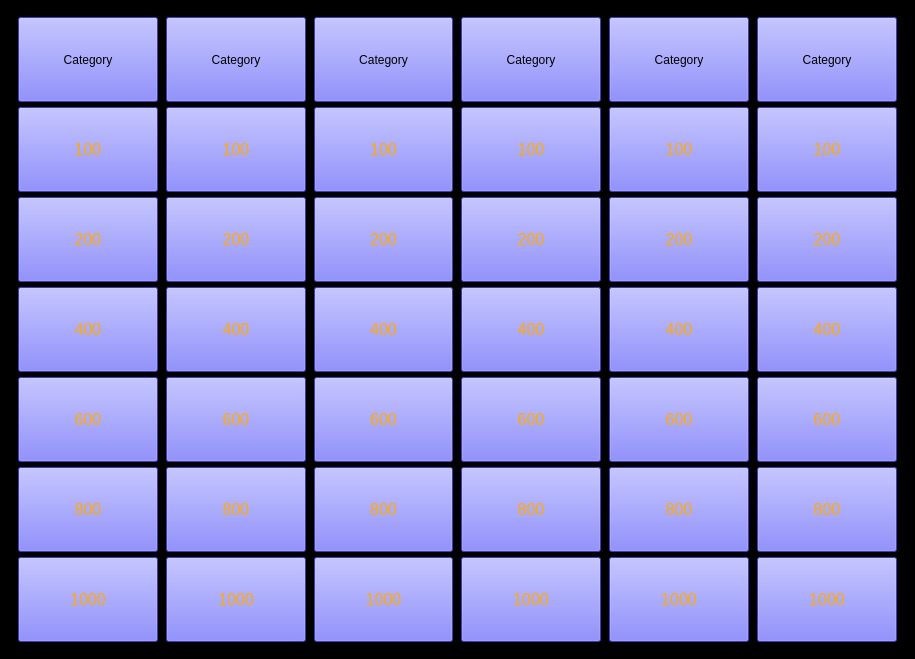
<?xml version="1.0" encoding="UTF-8"?>
<ui version="4.0">
 <class>MainWindow</class>
 <widget class="QMainWindow" name="MainWindow">
  <property name="geometry">
   <rect>
    <x>0</x>
    <y>0</y>
    <width>915</width>
    <height>659</height>
   </rect>
  </property>
  <property name="windowTitle">
   <string>Jeopardy!</string>
  </property>
  <widget class="QWidget" name="centralwidget">
   <property name="styleSheet">
    <string notr="true">background-color: rgb(0, 0, 0);</string>
   </property>
   <layout class="QVBoxLayout" name="verticalLayout_6">
    <item>
     <widget class="QFrame" name="main_frame">
      <property name="frameShape">
       <enum>QFrame::StyledPanel</enum>
      </property>
      <property name="frameShadow">
       <enum>QFrame::Raised</enum>
      </property>
      <layout class="QHBoxLayout" name="horizontalLayout">
       <property name="spacing">
        <number>4</number>
       </property>
       <property name="leftMargin">
        <number>6</number>
       </property>
       <property name="topMargin">
        <number>6</number>
       </property>
       <property name="rightMargin">
        <number>6</number>
       </property>
       <property name="bottomMargin">
        <number>6</number>
       </property>
       <item>
        <widget class="QFrame" name="category_frame">
         <property name="frameShape">
          <enum>QFrame::StyledPanel</enum>
         </property>
         <property name="frameShadow">
          <enum>QFrame::Raised</enum>
         </property>
         <layout class="QVBoxLayout" name="verticalLayout">
          <property name="spacing">
           <number>5</number>
          </property>
          <property name="leftMargin">
           <number>1</number>
          </property>
          <property name="topMargin">
           <number>0</number>
          </property>
          <property name="rightMargin">
           <number>1</number>
          </property>
          <property name="bottomMargin">
           <number>0</number>
          </property>
          <item>
           <widget class="QPushButton" name="category_header_1">
            <property name="sizePolicy">
             <sizepolicy hsizetype="Preferred" vsizetype="Preferred">
              <horstretch>0</horstretch>
              <verstretch>0</verstretch>
             </sizepolicy>
            </property>
            <property name="autoFillBackground">
             <bool>false</bool>
            </property>
            <property name="styleSheet">
             <string notr="true">background-color: rgb(85, 85, 255);</string>
            </property>
            <property name="text">
             <string>Category</string>
            </property>
           </widget>
          </item>
          <item>
           <widget class="QPushButton" name="question_1">
            <property name="sizePolicy">
             <sizepolicy hsizetype="Preferred" vsizetype="Preferred">
              <horstretch>0</horstretch>
              <verstretch>0</verstretch>
             </sizepolicy>
            </property>
            <property name="font">
             <font>
              <pointsize>12</pointsize>
             </font>
            </property>
            <property name="styleSheet">
             <string notr="true">background-color: rgb(85, 85, 255);
color: rgb(255, 170, 0);</string>
            </property>
            <property name="text">
             <string>100</string>
            </property>
           </widget>
          </item>
          <item>
           <widget class="QPushButton" name="question_2">
            <property name="sizePolicy">
             <sizepolicy hsizetype="Preferred" vsizetype="Preferred">
              <horstretch>0</horstretch>
              <verstretch>0</verstretch>
             </sizepolicy>
            </property>
            <property name="font">
             <font>
              <pointsize>12</pointsize>
             </font>
            </property>
            <property name="styleSheet">
             <string notr="true">background-color: rgb(85, 85, 255);
color: rgb(255, 170, 0);</string>
            </property>
            <property name="text">
             <string>200</string>
            </property>
           </widget>
          </item>
          <item>
           <widget class="QPushButton" name="question_3">
            <property name="sizePolicy">
             <sizepolicy hsizetype="Preferred" vsizetype="Preferred">
              <horstretch>0</horstretch>
              <verstretch>0</verstretch>
             </sizepolicy>
            </property>
            <property name="font">
             <font>
              <pointsize>12</pointsize>
             </font>
            </property>
            <property name="styleSheet">
             <string notr="true">background-color: rgb(85, 85, 255);
color: rgb(255, 170, 0);</string>
            </property>
            <property name="text">
             <string>400</string>
            </property>
           </widget>
          </item>
          <item>
           <widget class="QPushButton" name="question_4">
            <property name="sizePolicy">
             <sizepolicy hsizetype="Preferred" vsizetype="Preferred">
              <horstretch>0</horstretch>
              <verstretch>0</verstretch>
             </sizepolicy>
            </property>
            <property name="font">
             <font>
              <pointsize>12</pointsize>
             </font>
            </property>
            <property name="styleSheet">
             <string notr="true">background-color: rgb(85, 85, 255);
color: rgb(255, 170, 0);</string>
            </property>
            <property name="text">
             <string>600</string>
            </property>
           </widget>
          </item>
          <item>
           <widget class="QPushButton" name="question_5">
            <property name="sizePolicy">
             <sizepolicy hsizetype="Preferred" vsizetype="Preferred">
              <horstretch>0</horstretch>
              <verstretch>0</verstretch>
             </sizepolicy>
            </property>
            <property name="font">
             <font>
              <pointsize>12</pointsize>
             </font>
            </property>
            <property name="styleSheet">
             <string notr="true">background-color: rgb(85, 85, 255);
color: rgb(255, 170, 0);</string>
            </property>
            <property name="text">
             <string>800</string>
            </property>
           </widget>
          </item>
          <item>
           <widget class="QPushButton" name="question_6">
            <property name="sizePolicy">
             <sizepolicy hsizetype="Preferred" vsizetype="Preferred">
              <horstretch>0</horstretch>
              <verstretch>0</verstretch>
             </sizepolicy>
            </property>
            <property name="font">
             <font>
              <pointsize>12</pointsize>
             </font>
            </property>
            <property name="styleSheet">
             <string notr="true">background-color: rgb(85, 85, 255);
color: rgb(255, 170, 0);</string>
            </property>
            <property name="text">
             <string>1000</string>
            </property>
           </widget>
          </item>
         </layout>
        </widget>
       </item>
       <item>
        <widget class="QFrame" name="category_frame_2">
         <property name="frameShape">
          <enum>QFrame::StyledPanel</enum>
         </property>
         <property name="frameShadow">
          <enum>QFrame::Raised</enum>
         </property>
         <layout class="QVBoxLayout" name="verticalLayout_8">
          <property name="spacing">
           <number>5</number>
          </property>
          <property name="leftMargin">
           <number>1</number>
          </property>
          <property name="topMargin">
           <number>0</number>
          </property>
          <property name="rightMargin">
           <number>1</number>
          </property>
          <property name="bottomMargin">
           <number>0</number>
          </property>
          <item>
           <widget class="QPushButton" name="category_header_2">
            <property name="sizePolicy">
             <sizepolicy hsizetype="Preferred" vsizetype="Preferred">
              <horstretch>0</horstretch>
              <verstretch>0</verstretch>
             </sizepolicy>
            </property>
            <property name="styleSheet">
             <string notr="true">background-color: rgb(85, 85, 255);</string>
            </property>
            <property name="text">
             <string>Category</string>
            </property>
           </widget>
          </item>
          <item>
           <widget class="QPushButton" name="question_7">
            <property name="sizePolicy">
             <sizepolicy hsizetype="Preferred" vsizetype="Preferred">
              <horstretch>0</horstretch>
              <verstretch>0</verstretch>
             </sizepolicy>
            </property>
            <property name="font">
             <font>
              <pointsize>12</pointsize>
             </font>
            </property>
            <property name="styleSheet">
             <string notr="true">background-color: rgb(85, 85, 255);
color: rgb(255, 170, 0);</string>
            </property>
            <property name="text">
             <string>100</string>
            </property>
           </widget>
          </item>
          <item>
           <widget class="QPushButton" name="question_8">
            <property name="sizePolicy">
             <sizepolicy hsizetype="Preferred" vsizetype="Preferred">
              <horstretch>0</horstretch>
              <verstretch>0</verstretch>
             </sizepolicy>
            </property>
            <property name="font">
             <font>
              <pointsize>12</pointsize>
             </font>
            </property>
            <property name="styleSheet">
             <string notr="true">background-color: rgb(85, 85, 255);
color: rgb(255, 170, 0);</string>
            </property>
            <property name="text">
             <string>200</string>
            </property>
           </widget>
          </item>
          <item>
           <widget class="QPushButton" name="question_9">
            <property name="sizePolicy">
             <sizepolicy hsizetype="Preferred" vsizetype="Preferred">
              <horstretch>0</horstretch>
              <verstretch>0</verstretch>
             </sizepolicy>
            </property>
            <property name="font">
             <font>
              <pointsize>12</pointsize>
             </font>
            </property>
            <property name="styleSheet">
             <string notr="true">background-color: rgb(85, 85, 255);
color: rgb(255, 170, 0);</string>
            </property>
            <property name="text">
             <string>400</string>
            </property>
           </widget>
          </item>
          <item>
           <widget class="QPushButton" name="question_10">
            <property name="sizePolicy">
             <sizepolicy hsizetype="Preferred" vsizetype="Preferred">
              <horstretch>0</horstretch>
              <verstretch>0</verstretch>
             </sizepolicy>
            </property>
            <property name="font">
             <font>
              <pointsize>12</pointsize>
             </font>
            </property>
            <property name="styleSheet">
             <string notr="true">background-color: rgb(85, 85, 255);
color: rgb(255, 170, 0);</string>
            </property>
            <property name="text">
             <string>600</string>
            </property>
           </widget>
          </item>
          <item>
           <widget class="QPushButton" name="question_11">
            <property name="sizePolicy">
             <sizepolicy hsizetype="Preferred" vsizetype="Preferred">
              <horstretch>0</horstretch>
              <verstretch>0</verstretch>
             </sizepolicy>
            </property>
            <property name="font">
             <font>
              <pointsize>12</pointsize>
             </font>
            </property>
            <property name="styleSheet">
             <string notr="true">background-color: rgb(85, 85, 255);
color: rgb(255, 170, 0);</string>
            </property>
            <property name="text">
             <string>800</string>
            </property>
           </widget>
          </item>
          <item>
           <widget class="QPushButton" name="question_12">
            <property name="sizePolicy">
             <sizepolicy hsizetype="Preferred" vsizetype="Preferred">
              <horstretch>0</horstretch>
              <verstretch>0</verstretch>
             </sizepolicy>
            </property>
            <property name="font">
             <font>
              <pointsize>12</pointsize>
             </font>
            </property>
            <property name="styleSheet">
             <string notr="true">background-color: rgb(85, 85, 255);
color: rgb(255, 170, 0);</string>
            </property>
            <property name="text">
             <string>1000</string>
            </property>
           </widget>
          </item>
         </layout>
        </widget>
       </item>
       <item>
        <widget class="QFrame" name="category_frame_3">
         <property name="frameShape">
          <enum>QFrame::StyledPanel</enum>
         </property>
         <property name="frameShadow">
          <enum>QFrame::Raised</enum>
         </property>
         <layout class="QVBoxLayout" name="verticalLayout_9">
          <property name="spacing">
           <number>5</number>
          </property>
          <property name="leftMargin">
           <number>1</number>
          </property>
          <property name="topMargin">
           <number>0</number>
          </property>
          <property name="rightMargin">
           <number>1</number>
          </property>
          <property name="bottomMargin">
           <number>0</number>
          </property>
          <item>
           <widget class="QPushButton" name="category_header_3">
            <property name="sizePolicy">
             <sizepolicy hsizetype="Preferred" vsizetype="Preferred">
              <horstretch>0</horstretch>
              <verstretch>0</verstretch>
             </sizepolicy>
            </property>
            <property name="styleSheet">
             <string notr="true">background-color: rgb(85, 85, 255);</string>
            </property>
            <property name="text">
             <string>Category</string>
            </property>
           </widget>
          </item>
          <item>
           <widget class="QPushButton" name="question_13">
            <property name="sizePolicy">
             <sizepolicy hsizetype="Preferred" vsizetype="Preferred">
              <horstretch>0</horstretch>
              <verstretch>0</verstretch>
             </sizepolicy>
            </property>
            <property name="font">
             <font>
              <pointsize>12</pointsize>
             </font>
            </property>
            <property name="styleSheet">
             <string notr="true">background-color: rgb(85, 85, 255);
color: rgb(255, 170, 0);</string>
            </property>
            <property name="text">
             <string>100</string>
            </property>
           </widget>
          </item>
          <item>
           <widget class="QPushButton" name="question_14">
            <property name="sizePolicy">
             <sizepolicy hsizetype="Preferred" vsizetype="Preferred">
              <horstretch>0</horstretch>
              <verstretch>0</verstretch>
             </sizepolicy>
            </property>
            <property name="font">
             <font>
              <pointsize>12</pointsize>
             </font>
            </property>
            <property name="styleSheet">
             <string notr="true">background-color: rgb(85, 85, 255);
color: rgb(255, 170, 0);</string>
            </property>
            <property name="text">
             <string>200</string>
            </property>
           </widget>
          </item>
          <item>
           <widget class="QPushButton" name="question_15">
            <property name="sizePolicy">
             <sizepolicy hsizetype="Preferred" vsizetype="Preferred">
              <horstretch>0</horstretch>
              <verstretch>0</verstretch>
             </sizepolicy>
            </property>
            <property name="font">
             <font>
              <pointsize>12</pointsize>
             </font>
            </property>
            <property name="styleSheet">
             <string notr="true">background-color: rgb(85, 85, 255);
color: rgb(255, 170, 0);</string>
            </property>
            <property name="text">
             <string>400</string>
            </property>
           </widget>
          </item>
          <item>
           <widget class="QPushButton" name="question_16">
            <property name="sizePolicy">
             <sizepolicy hsizetype="Preferred" vsizetype="Preferred">
              <horstretch>0</horstretch>
              <verstretch>0</verstretch>
             </sizepolicy>
            </property>
            <property name="font">
             <font>
              <pointsize>12</pointsize>
             </font>
            </property>
            <property name="styleSheet">
             <string notr="true">background-color: rgb(85, 85, 255);
color: rgb(255, 170, 0);</string>
            </property>
            <property name="text">
             <string>600</string>
            </property>
           </widget>
          </item>
          <item>
           <widget class="QPushButton" name="question_17">
            <property name="sizePolicy">
             <sizepolicy hsizetype="Preferred" vsizetype="Preferred">
              <horstretch>0</horstretch>
              <verstretch>0</verstretch>
             </sizepolicy>
            </property>
            <property name="font">
             <font>
              <pointsize>12</pointsize>
             </font>
            </property>
            <property name="styleSheet">
             <string notr="true">background-color: rgb(85, 85, 255);
color: rgb(255, 170, 0);</string>
            </property>
            <property name="text">
             <string>800</string>
            </property>
           </widget>
          </item>
          <item>
           <widget class="QPushButton" name="question_18">
            <property name="sizePolicy">
             <sizepolicy hsizetype="Preferred" vsizetype="Preferred">
              <horstretch>0</horstretch>
              <verstretch>0</verstretch>
             </sizepolicy>
            </property>
            <property name="font">
             <font>
              <pointsize>12</pointsize>
             </font>
            </property>
            <property name="styleSheet">
             <string notr="true">background-color: rgb(85, 85, 255);
color: rgb(255, 170, 0);</string>
            </property>
            <property name="text">
             <string>1000</string>
            </property>
           </widget>
          </item>
         </layout>
        </widget>
       </item>
       <item>
        <widget class="QFrame" name="category_frame_4">
         <property name="frameShape">
          <enum>QFrame::StyledPanel</enum>
         </property>
         <property name="frameShadow">
          <enum>QFrame::Raised</enum>
         </property>
         <layout class="QVBoxLayout" name="verticalLayout_11">
          <property name="spacing">
           <number>5</number>
          </property>
          <property name="leftMargin">
           <number>1</number>
          </property>
          <property name="topMargin">
           <number>0</number>
          </property>
          <property name="rightMargin">
           <number>1</number>
          </property>
          <property name="bottomMargin">
           <number>0</number>
          </property>
          <item>
           <widget class="QPushButton" name="category_header_4">
            <property name="sizePolicy">
             <sizepolicy hsizetype="Preferred" vsizetype="Preferred">
              <horstretch>0</horstretch>
              <verstretch>0</verstretch>
             </sizepolicy>
            </property>
            <property name="styleSheet">
             <string notr="true">background-color: rgb(85, 85, 255);</string>
            </property>
            <property name="text">
             <string>Category</string>
            </property>
           </widget>
          </item>
          <item>
           <widget class="QPushButton" name="question_19">
            <property name="sizePolicy">
             <sizepolicy hsizetype="Preferred" vsizetype="Preferred">
              <horstretch>0</horstretch>
              <verstretch>0</verstretch>
             </sizepolicy>
            </property>
            <property name="font">
             <font>
              <pointsize>12</pointsize>
             </font>
            </property>
            <property name="styleSheet">
             <string notr="true">background-color: rgb(85, 85, 255);
color: rgb(255, 170, 0);</string>
            </property>
            <property name="text">
             <string>100</string>
            </property>
           </widget>
          </item>
          <item>
           <widget class="QPushButton" name="question_20">
            <property name="sizePolicy">
             <sizepolicy hsizetype="Preferred" vsizetype="Preferred">
              <horstretch>0</horstretch>
              <verstretch>0</verstretch>
             </sizepolicy>
            </property>
            <property name="font">
             <font>
              <pointsize>12</pointsize>
             </font>
            </property>
            <property name="styleSheet">
             <string notr="true">background-color: rgb(85, 85, 255);
color: rgb(255, 170, 0);</string>
            </property>
            <property name="text">
             <string>200</string>
            </property>
           </widget>
          </item>
          <item>
           <widget class="QPushButton" name="question_21">
            <property name="sizePolicy">
             <sizepolicy hsizetype="Preferred" vsizetype="Preferred">
              <horstretch>0</horstretch>
              <verstretch>0</verstretch>
             </sizepolicy>
            </property>
            <property name="font">
             <font>
              <pointsize>12</pointsize>
             </font>
            </property>
            <property name="styleSheet">
             <string notr="true">background-color: rgb(85, 85, 255);
color: rgb(255, 170, 0);</string>
            </property>
            <property name="text">
             <string>400</string>
            </property>
           </widget>
          </item>
          <item>
           <widget class="QPushButton" name="question_22">
            <property name="sizePolicy">
             <sizepolicy hsizetype="Preferred" vsizetype="Preferred">
              <horstretch>0</horstretch>
              <verstretch>0</verstretch>
             </sizepolicy>
            </property>
            <property name="font">
             <font>
              <pointsize>12</pointsize>
             </font>
            </property>
            <property name="styleSheet">
             <string notr="true">background-color: rgb(85, 85, 255);
color: rgb(255, 170, 0);</string>
            </property>
            <property name="text">
             <string>600</string>
            </property>
           </widget>
          </item>
          <item>
           <widget class="QPushButton" name="question_23">
            <property name="sizePolicy">
             <sizepolicy hsizetype="Preferred" vsizetype="Preferred">
              <horstretch>0</horstretch>
              <verstretch>0</verstretch>
             </sizepolicy>
            </property>
            <property name="font">
             <font>
              <pointsize>12</pointsize>
             </font>
            </property>
            <property name="styleSheet">
             <string notr="true">background-color: rgb(85, 85, 255);
color: rgb(255, 170, 0);</string>
            </property>
            <property name="text">
             <string>800</string>
            </property>
           </widget>
          </item>
          <item>
           <widget class="QPushButton" name="question_24">
            <property name="sizePolicy">
             <sizepolicy hsizetype="Preferred" vsizetype="Preferred">
              <horstretch>0</horstretch>
              <verstretch>0</verstretch>
             </sizepolicy>
            </property>
            <property name="font">
             <font>
              <pointsize>12</pointsize>
             </font>
            </property>
            <property name="styleSheet">
             <string notr="true">background-color: rgb(85, 85, 255);
color: rgb(255, 170, 0);</string>
            </property>
            <property name="text">
             <string>1000</string>
            </property>
           </widget>
          </item>
         </layout>
        </widget>
       </item>
       <item>
        <widget class="QFrame" name="category_frame_5">
         <property name="frameShape">
          <enum>QFrame::StyledPanel</enum>
         </property>
         <property name="frameShadow">
          <enum>QFrame::Raised</enum>
         </property>
         <layout class="QVBoxLayout" name="verticalLayout_12">
          <property name="spacing">
           <number>5</number>
          </property>
          <property name="leftMargin">
           <number>1</number>
          </property>
          <property name="topMargin">
           <number>0</number>
          </property>
          <property name="rightMargin">
           <number>1</number>
          </property>
          <property name="bottomMargin">
           <number>0</number>
          </property>
          <item>
           <widget class="QPushButton" name="category_header_5">
            <property name="sizePolicy">
             <sizepolicy hsizetype="Preferred" vsizetype="Preferred">
              <horstretch>0</horstretch>
              <verstretch>0</verstretch>
             </sizepolicy>
            </property>
            <property name="styleSheet">
             <string notr="true">background-color: rgb(85, 85, 255);</string>
            </property>
            <property name="text">
             <string>Category</string>
            </property>
           </widget>
          </item>
          <item>
           <widget class="QPushButton" name="question_25">
            <property name="sizePolicy">
             <sizepolicy hsizetype="Preferred" vsizetype="Preferred">
              <horstretch>0</horstretch>
              <verstretch>0</verstretch>
             </sizepolicy>
            </property>
            <property name="font">
             <font>
              <pointsize>12</pointsize>
             </font>
            </property>
            <property name="styleSheet">
             <string notr="true">background-color: rgb(85, 85, 255);
color: rgb(255, 170, 0);</string>
            </property>
            <property name="text">
             <string>100</string>
            </property>
           </widget>
          </item>
          <item>
           <widget class="QPushButton" name="question_26">
            <property name="sizePolicy">
             <sizepolicy hsizetype="Preferred" vsizetype="Preferred">
              <horstretch>0</horstretch>
              <verstretch>0</verstretch>
             </sizepolicy>
            </property>
            <property name="font">
             <font>
              <pointsize>12</pointsize>
             </font>
            </property>
            <property name="styleSheet">
             <string notr="true">background-color: rgb(85, 85, 255);
color: rgb(255, 170, 0);</string>
            </property>
            <property name="text">
             <string>200</string>
            </property>
           </widget>
          </item>
          <item>
           <widget class="QPushButton" name="question_27">
            <property name="sizePolicy">
             <sizepolicy hsizetype="Preferred" vsizetype="Preferred">
              <horstretch>0</horstretch>
              <verstretch>0</verstretch>
             </sizepolicy>
            </property>
            <property name="font">
             <font>
              <pointsize>12</pointsize>
             </font>
            </property>
            <property name="styleSheet">
             <string notr="true">background-color: rgb(85, 85, 255);
color: rgb(255, 170, 0);</string>
            </property>
            <property name="text">
             <string>400</string>
            </property>
           </widget>
          </item>
          <item>
           <widget class="QPushButton" name="question_28">
            <property name="sizePolicy">
             <sizepolicy hsizetype="Preferred" vsizetype="Preferred">
              <horstretch>0</horstretch>
              <verstretch>0</verstretch>
             </sizepolicy>
            </property>
            <property name="font">
             <font>
              <pointsize>12</pointsize>
             </font>
            </property>
            <property name="styleSheet">
             <string notr="true">background-color: rgb(85, 85, 255);
color: rgb(255, 170, 0);</string>
            </property>
            <property name="text">
             <string>600</string>
            </property>
           </widget>
          </item>
          <item>
           <widget class="QPushButton" name="question_29">
            <property name="sizePolicy">
             <sizepolicy hsizetype="Preferred" vsizetype="Preferred">
              <horstretch>0</horstretch>
              <verstretch>0</verstretch>
             </sizepolicy>
            </property>
            <property name="font">
             <font>
              <pointsize>12</pointsize>
             </font>
            </property>
            <property name="styleSheet">
             <string notr="true">background-color: rgb(85, 85, 255);
color: rgb(255, 170, 0);</string>
            </property>
            <property name="text">
             <string>800</string>
            </property>
           </widget>
          </item>
          <item>
           <widget class="QPushButton" name="question_30">
            <property name="sizePolicy">
             <sizepolicy hsizetype="Preferred" vsizetype="Preferred">
              <horstretch>0</horstretch>
              <verstretch>0</verstretch>
             </sizepolicy>
            </property>
            <property name="font">
             <font>
              <pointsize>12</pointsize>
             </font>
            </property>
            <property name="styleSheet">
             <string notr="true">background-color: rgb(85, 85, 255);
color: rgb(255, 170, 0);</string>
            </property>
            <property name="text">
             <string>1000</string>
            </property>
           </widget>
          </item>
         </layout>
        </widget>
       </item>
       <item>
        <widget class="QFrame" name="category_frame_6">
         <property name="frameShape">
          <enum>QFrame::StyledPanel</enum>
         </property>
         <property name="frameShadow">
          <enum>QFrame::Raised</enum>
         </property>
         <layout class="QVBoxLayout" name="verticalLayout_13">
          <property name="spacing">
           <number>5</number>
          </property>
          <property name="leftMargin">
           <number>1</number>
          </property>
          <property name="topMargin">
           <number>0</number>
          </property>
          <property name="rightMargin">
           <number>1</number>
          </property>
          <property name="bottomMargin">
           <number>0</number>
          </property>
          <item>
           <widget class="QPushButton" name="category_header_6">
            <property name="sizePolicy">
             <sizepolicy hsizetype="Preferred" vsizetype="Preferred">
              <horstretch>0</horstretch>
              <verstretch>0</verstretch>
             </sizepolicy>
            </property>
            <property name="styleSheet">
             <string notr="true">background-color: rgb(85, 85, 255);</string>
            </property>
            <property name="text">
             <string>Category</string>
            </property>
           </widget>
          </item>
          <item>
           <widget class="QPushButton" name="question_31">
            <property name="sizePolicy">
             <sizepolicy hsizetype="Preferred" vsizetype="Preferred">
              <horstretch>0</horstretch>
              <verstretch>0</verstretch>
             </sizepolicy>
            </property>
            <property name="font">
             <font>
              <pointsize>12</pointsize>
             </font>
            </property>
            <property name="styleSheet">
             <string notr="true">background-color: rgb(85, 85, 255);
color: rgb(255, 170, 0);</string>
            </property>
            <property name="text">
             <string>100</string>
            </property>
           </widget>
          </item>
          <item>
           <widget class="QPushButton" name="question_32">
            <property name="sizePolicy">
             <sizepolicy hsizetype="Preferred" vsizetype="Preferred">
              <horstretch>0</horstretch>
              <verstretch>0</verstretch>
             </sizepolicy>
            </property>
            <property name="font">
             <font>
              <pointsize>12</pointsize>
             </font>
            </property>
            <property name="styleSheet">
             <string notr="true">background-color: rgb(85, 85, 255);
color: rgb(255, 170, 0);</string>
            </property>
            <property name="text">
             <string>200</string>
            </property>
           </widget>
          </item>
          <item>
           <widget class="QPushButton" name="question_33">
            <property name="sizePolicy">
             <sizepolicy hsizetype="Preferred" vsizetype="Preferred">
              <horstretch>0</horstretch>
              <verstretch>0</verstretch>
             </sizepolicy>
            </property>
            <property name="font">
             <font>
              <pointsize>12</pointsize>
             </font>
            </property>
            <property name="styleSheet">
             <string notr="true">background-color: rgb(85, 85, 255);
color: rgb(255, 170, 0);</string>
            </property>
            <property name="text">
             <string>400</string>
            </property>
           </widget>
          </item>
          <item>
           <widget class="QPushButton" name="question_34">
            <property name="sizePolicy">
             <sizepolicy hsizetype="Preferred" vsizetype="Preferred">
              <horstretch>0</horstretch>
              <verstretch>0</verstretch>
             </sizepolicy>
            </property>
            <property name="font">
             <font>
              <pointsize>12</pointsize>
             </font>
            </property>
            <property name="styleSheet">
             <string notr="true">background-color: rgb(85, 85, 255);
color: rgb(255, 170, 0);</string>
            </property>
            <property name="text">
             <string>600</string>
            </property>
           </widget>
          </item>
          <item>
           <widget class="QPushButton" name="question_35">
            <property name="sizePolicy">
             <sizepolicy hsizetype="Preferred" vsizetype="Preferred">
              <horstretch>0</horstretch>
              <verstretch>0</verstretch>
             </sizepolicy>
            </property>
            <property name="font">
             <font>
              <pointsize>12</pointsize>
             </font>
            </property>
            <property name="styleSheet">
             <string notr="true">background-color: rgb(85, 85, 255);
color: rgb(255, 170, 0);</string>
            </property>
            <property name="text">
             <string>800</string>
            </property>
           </widget>
          </item>
          <item>
           <widget class="QPushButton" name="question_36">
            <property name="sizePolicy">
             <sizepolicy hsizetype="Preferred" vsizetype="Preferred">
              <horstretch>0</horstretch>
              <verstretch>0</verstretch>
             </sizepolicy>
            </property>
            <property name="font">
             <font>
              <pointsize>12</pointsize>
             </font>
            </property>
            <property name="styleSheet">
             <string notr="true">background-color: rgb(85, 85, 255);
color: rgb(255, 170, 0);</string>
            </property>
            <property name="text">
             <string>1000</string>
            </property>
           </widget>
          </item>
         </layout>
        </widget>
       </item>
      </layout>
     </widget>
    </item>
   </layout>
  </widget>
  <widget class="QMenuBar" name="menubar">
   <property name="geometry">
    <rect>
     <x>0</x>
     <y>0</y>
     <width>915</width>
     <height>21</height>
    </rect>
   </property>
  </widget>
  <action name="actionEdit_Mode">
   <property name="text">
    <string>Edit Mode</string>
   </property>
  </action>
 </widget>
 <resources/>
 <connections/>
</ui>
